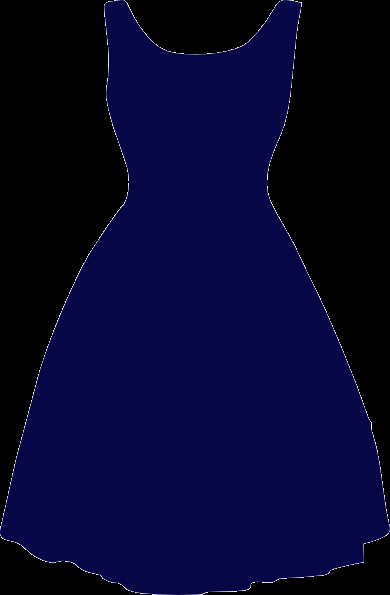
#> input picture workplace/blue.png, 390 x 595 px
$ python main_yurim.py
#> lines starting #> are read from the running program, lines starting #| are printed output that depends on the picture; after the words box and inside, x2 and y2 are one past the last pixel; in counts of white or black regions, pixels touching at a corner belong together
### src/myUtills.py
# -*- coding:utf-8 -*-
import cv2
import math
import numpy as np


class BitwiseImage:
    def __init__(self, img):
        self.img = img

    # [20 lines left out: function setImage, not called in this run]


class detector:
    box_coordinate = None  # box 좌표값

    # [49 lines left out: functions draw_detections, detect_body, detect_body2, not called in this run]


class listOfClothes:
    def __init__(self):
        self.array = [["001_red_dress", "002_tux", "003_tux_pants"],
                      ["004_green_dress", "005_hwaian_shirts", "006_blue_pants"],
                      ["007_blue_dress", "008_pink", "009_darkgreen pants"]
                      ]  # 옷 폴더 이름
        self.whatClothes = [[0, 0, 1], [0, 0, 1],[0,0,1]]

    def getClothes(self, i, j):
        return self.array[i][j]


resizing_coef = 5.5


class overlayer:
    isResize = False
    img_array = listOfClothes()

    # [40 lines left out: function overlay, not called in this run]


class arm_overlayer:
    img_array = listOfClothes()
    isResize = False

    def rotationDegree(self, x1, y1, x2, y2):

        return (-math.atan((y2 - y1) / (x2 - x1)) * (180 / 3.141592))

    # [61 lines left out: function overlay, not called in this run]


class pants_overlayer:
    img_array = listOfClothes()
    isResize = False

    def rotationDegree(self, x1, y1, x2, y2):

        return (-math.atan((y2 - y1) / (x2 - x1)) * (180 / 3.141592) + 90)  # 팔각도에서 -90

    # [71 lines left out: function overlay, not called in this run]

### workplace/main_yurim.py
import cv2
import numpy as np
import time
from src import myUtills

import cv2


class BitwiseImage:
    def __init__(self, img):
        self.img = img
#> self.img is the input picture: shape (595, 390, 3); mean B, G, R 44.6, 5.4, 5.4

    # [21 lines left out: function setImage, not called in this run]


class detector:
    box_coordinate = 0  # box 좌표값

    # [49 lines left out: functions draw_detections, detect_body, detect_body2, not called in this run]


class overlayer:
    img = cv2.imread('blue.png')
    clothes = BitwiseImage(img)
    isResize = False

    # [39 lines left out: function overlay, not called in this run]

def draw_text(frame, text, x, y, color=(255, 255, 255), thickness=20, size=5):
    if x is not None and y is not None:
        cv2.putText(
            frame, text, (int(x), int(y)), cv2.FONT_HERSHEY_SIMPLEX, size, color, thickness)

# [5 lines left out: function checkHandPosition, not called in this run]

def main():
    cap = cv2.VideoCapture(0)
    #
    init_time = time.time()

    counter = 5 # 화면에 띄울 숫자
    end_time = init_time + counter + 1 # 타이머 끝나는 시간
    secondPassed = init_time + 1 # 1초가 지났는지 안지났는지 비교하는용

    timer_over = False # 타이머 끝났는지 확인용

    while (cap.isOpened()):
        ret, frame = cap.read()
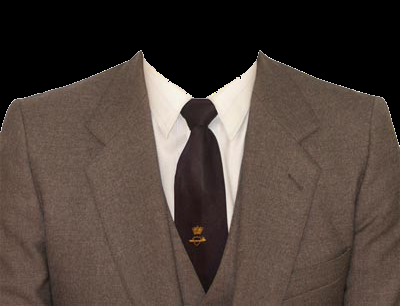
#> input picture workplace/suit2.png, 400 x 306 px, given in place of the camera
#> frame is the input picture: shape (306, 400, 3); mean B, G, R 57.7, 64.5, 76.9
        frame = cv2.flip(frame, 1)  # 좌우반전
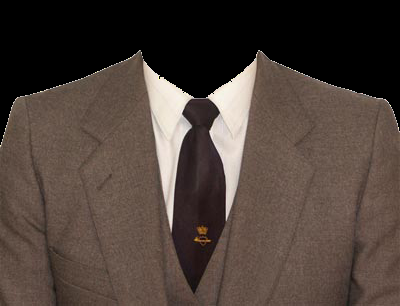
#> frame: shape (306, 400, 3); mean B, G, R 57.7, 64.5, 76.9

        if ret == True:
            center_x = int(frame.shape[1] / 2.5)
#> center_x = 160
            center_y = int(frame.shape[0] / 2)
#> center_y = 153

            if (time.time() < end_time):
                draw_text(frame, str(counter), center_x, center_y)
#> in draw_text, `cv2.putText( frame, text, (int(x), int(y)), cv2.FONT_HERSHEY_SIMPLEX, ..`:
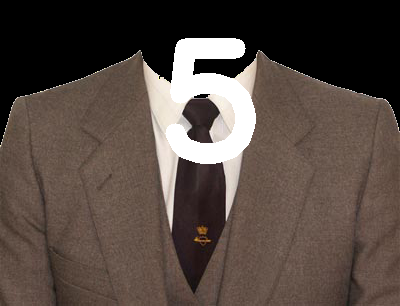
#> frame: shape (306, 400, 3); 4.93% of pixels changed, all inside (x1, y1, x2, y2) = (165, 38, 256, 164)
            if (time.time() > secondPassed): # 1초가 지난 경우
                counter -= 1
                secondPassed += 1

            cv2.imshow('frame', frame)
            if (cv2.waitKey(1) & 0xFF == ord('q')) or (time.time() > end_time):
#> (key q is pressed here)
                timer_over = True
                break
        else:
            break

        # Lucas Kanade optical flow parameters
        lk_params = dict( winSize  = (15,15),
                           maxLevel = 2,
                           criteria = (cv2.TERM_CRITERIA_EPS | cv2.TERM_CRITERIA_COUNT, 10, 0.03))
        # Random colors
        color = np.random.randint(0,255,(100,3))

        ##Background UI 삽입
        backgroundUI = BitwiseImage(cv2.imread('back_img.png'))

        # Take first frame and find corners in it
        ret, old_frame = cap.read()
        old_gray = cv2.cvtColor(old_frame, cv2.COLOR_BGR2GRAY)

        # Set tracking points
        p0 = np.array([[[200.0, 200.0]], [[180.0, 180.0]]]) #tracking하는 포인트 위치와 개수 설정
        p0 = np.float32(p0)

        # Create a mask image for drawing purposes
        mask = np.zeros_like(old_frame)

    while(timer_over == True):
        # optical flow
        ret, realframe = cap.read()
        realframe = cv2.flip(realframe, 1)  # 좌우반전

        frame_gray = cv2.cvtColor(realframe, cv2.COLOR_BGR2GRAY)

        # calculate optical flow
#> (the run stopped early here; a loop or call above may not have finished)
